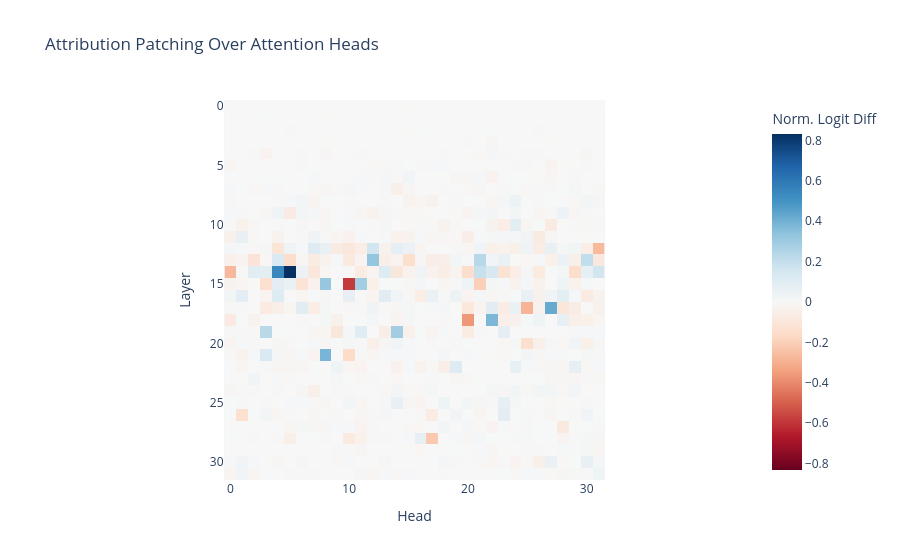

Notebook code cell kept with this figure:
### Code cell
import torch
import einops

clean_out = []
corrupted_out = []

# Clean run
with torch.no_grad():
    handles = []
    for layer in model._model.model.layers:
        handles.append(layer.self_attn.o_proj.register_forward_hook(
            lambda m, i, o: clean_out.append(i[0].detach().clone())
        ))
    model._model(clean_tokens.cuda())
    for h in handles:
        h.remove()

# Corrupted run
handles = []
for idx, layer in enumerate(model._model.model.layers):
    def hook(m, i, o, idx=idx):
        inp = i[0]
        inp.requires_grad_(True)
        inp.retain_grad()
        corrupted_out.append(inp)
    handles.append(layer.self_attn.o_proj.register_forward_hook(hook))

logits = model._model(corrupted_tokens.cuda()).logits
for h in handles:
    h.remove()

# Backward
value = claim_metric(logits)
value.backward()

# Results
patching_results = []
for i in range(len(corrupted_out)):
    grad = corrupted_out[i].grad
    clean = clean_out[i].cuda()
    corrupted = corrupted_out[i].detach()
    
    residual_attr = einops.reduce(
        grad[:, -1, :] * (clean[:, -1, :] - corrupted[:, -1, :]),
        "batch (head dim) -> head",
        "sum",
        head=32,
        dim=128,
    )
    patching_results.append(residual_attr.float().cpu().detach().numpy())


fig = px.imshow(
    patching_results,
    color_continuous_scale="RdBu",
    color_continuous_midpoint=0.0,
    title="Attribution Patching Over Attention Heads",
    labels={"x": "Head", "y": "Layer","color":"Norm. Logit Diff"},

)

fig.show()

### Figure 1 — Plotly figure (JSON) as saved in the notebook; plotly's stock layout.template omitted (floating-point values rounded to 4 significant figures; data arrays with more than 128 entries replaced by an {"elided": "..."} marker saying what was removed)
{"data": [{"coloraxis": "coloraxis", "hovertemplate": "Head: %{x}<br>Layer: %{y}<br>Norm. Logit Diff: %{z}<extra></extra>", "name": "0", "type": "heatmap", "xaxis": "x", "yaxis": "y", "z": {"elided": "32x32 float values"}}], "layout": {"coloraxis": {"cmid": 0, "colorbar": {"title": {"text": "Norm. Logit Diff"}}, "colorscale": [[0, "rgb(103,0,31)"], [0.1, "rgb(178,24,43)"], [0.2, "rgb(214,96,77)"], [0.3, "rgb(244,165,130)"], [0.4, "rgb(253,219,199)"], [0.5, "rgb(247,247,247)"], [0.6, "rgb(209,229,240)"], [0.7, "rgb(146,197,222)"], [0.8, "rgb(67,147,195)"], [0.9, "rgb(33,102,172)"], [1, "rgb(5,48,97)"]]}, "title": {"text": "Attribution Patching Over Attention Heads"}, "xaxis": {"anchor": "y", "constrain": "domain", "domain": [0, 1], "scaleanchor": "y", "title": {"text": "Head"}}, "yaxis": {"anchor": "x", "autorange": "reversed", "constrain": "domain", "domain": [0, 1], "title": {"text": "Layer"}}}}
